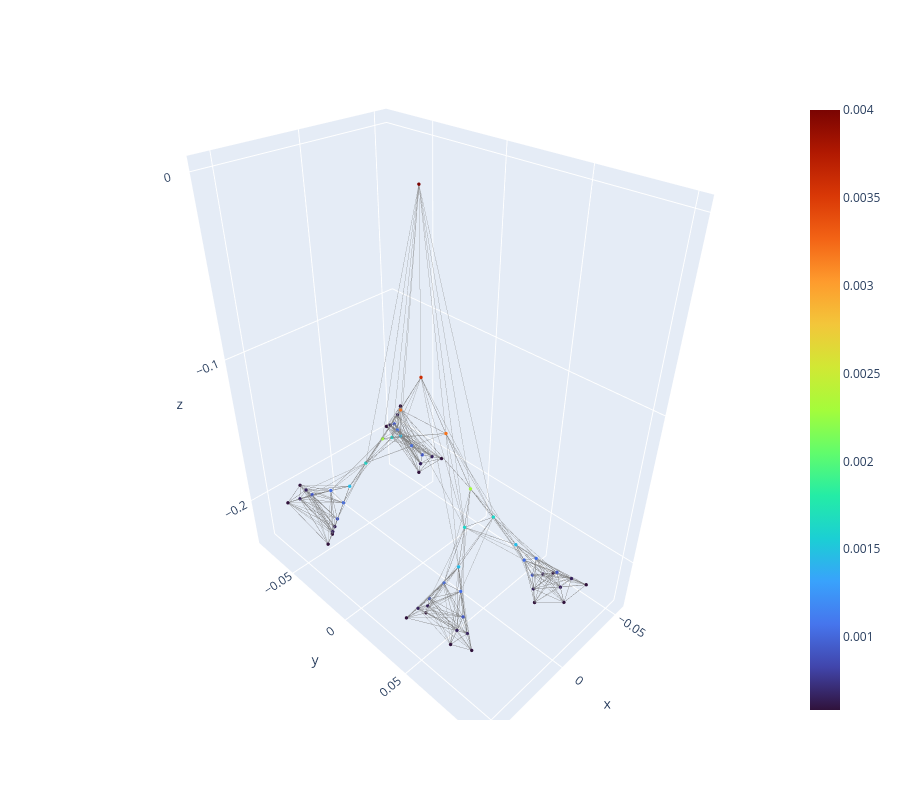
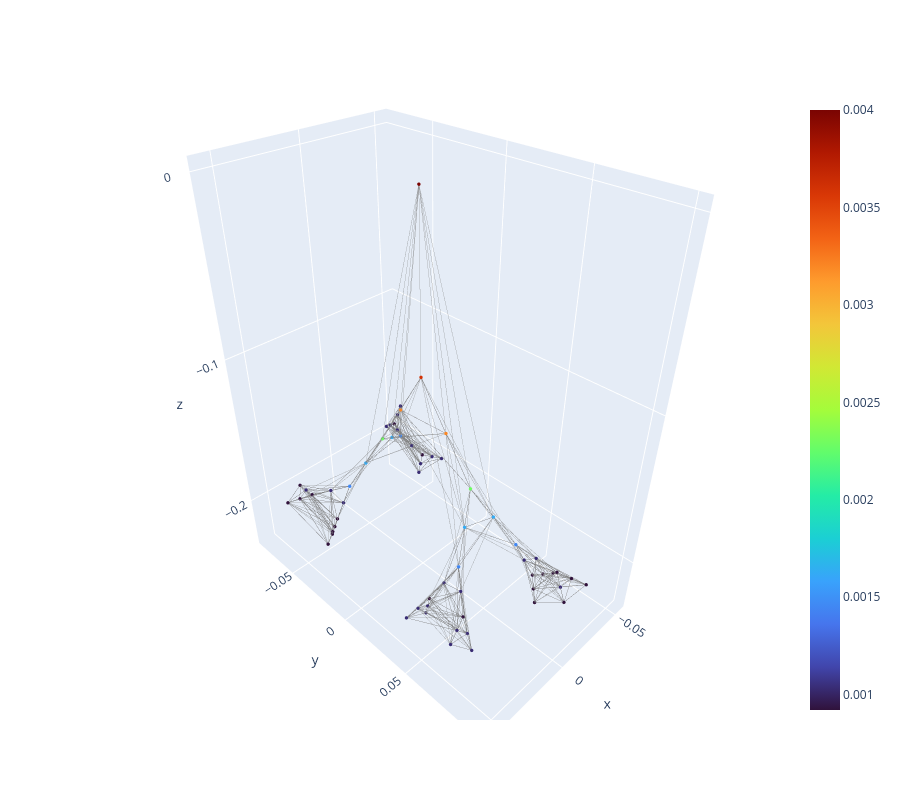

Notebook source saved alongside these figures, in order:
### Markdown cell above
# PREPROCESSING OF MIS VALUES

### Code cell
# clean up MIS to have smooth values next to wall (due to the staircase-like discretization)

spacing = params.SPACING
kneigh_shells = params.NEIGHBOURS

idx = 1
nodes = new_dataset.shape[1]
edge_index = knn_graph(new_dataset[idx,:,:3], 10)

print_3D_graph(new_dataset[idx,:,:3], edge_index, color = new_dataset[idx,:,4]) # original

for data in tqdm(new_dataset):

    # selecting near-surface nodes (outer shell)
    idx_shell1 = (data[:,3] <= spacing)
    pos_shell1 = data[idx_shell1,:3]

    # selecting near-to-outer shell nodes
    idx_shell2 = (data[:,3]>spacing)*(data[:,3]<=3*spacing)
    pos_shell2 = data[idx_shell2,:3]

    # ordered array of the two shells' nodes
    shells_pos = torch.cat((pos_shell1,pos_shell2),0)

    # creating edges between set1 and set2
    edge_indexes = knn(pos_shell2,pos_shell1, kneigh_shells)

    # storing indexes of edge-receiving nodes
    edge_reshaped = edge_indexes.reshape(-1)[int(sum(idx_shell1)*kneigh_shells):]

    # get the MIS value for the edge-receiving nodes
    sdf_reshaped = data[idx_shell2][edge_reshaped][:,4].reshape(-1,kneigh_shells)

    def most_frequent(row):
        i = 0
        values, counts = np.unique(row, return_counts=True)
        ind = np.argmax(counts)
        return values[ind]

    # for every row, calculate the most occurring MIS value
    # the i-th row represents the i-th edge-sending node (nodes belonging to the outer shell)
    new_val = np.apply_along_axis(most_frequent, 1, sdf_reshaped)

    # change outer shell's MIS values with the ones computed now
    data[idx_shell1,4] = torch.tensor(new_val)

    # indexing on the whole set of points has to be coherent with nodes ordering 
    # (knn function with two sets of nodes, orders both indexing from 0)
    edge_indexes_plot = edge_indexes.clone()
    edge_indexes_plot[1,:] += edge_indexes_plot[0,-1]+1


print_3D_graph(new_dataset[idx,:,:3], edge_index, color = new_dataset[idx,:,4]) # processed
